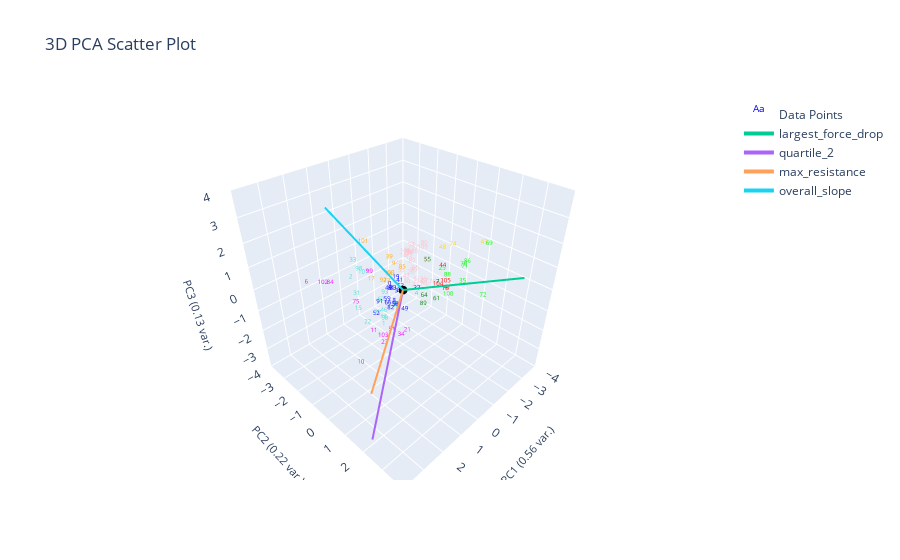

The code cell stored with this chart in its notebook:
### Markdown cell above
# Nearest Centroid
- Each class is represented by it's centroid, with test sample classified to the class with the nearest centroid

### Code cell
from sklearn.neighbors import NearestCentroid

X = plotting.extract_numerical_features(marions_labeled_data).values.tolist()
y = marions_labeled_data[f'{ylabel_name}_nums'].values.tolist()
clf = NearestCentroid()
clf.fit(X,y)
predictions = pd.Series(clf.predict(clustering_features.values))

plotting.plot_clusters_seperately(predictions, curve_data, ylabel_name, 
                                  clustering_method="Nearest Centroid", 
                                  cluster_category_names=list(ylabel_to_cluster_num.keys()),
                                  )
plotting.plot_pca(clustering_features, predictions, 3, 
                  graph_title=f'',
                  ylabel_name=ylabel_name,)

### Figure 1 — Plotly figure (JSON) as saved in the notebook; plotly's stock layout.template omitted (floating-point values rounded to 4 significant figures)
{"data": [{"mode": "text", "name": "Data Points", "text": ["0", "1", "2", "3", "4", "5", "6", "7", "8", "9", "10", "11", "12", "13", "14", "15", "16", "17", "18", "19", "20", "21", "22", "23", "24", "25", "26", "27", "28", "29", "30", "31", "32", "33", "34", "35", "36", "37", "38", "39", "40", "41", "42", "43", "44", "45", "46", "47", "48", "49", "50", "51", "52", "53", "54", "55", "56", "57", "58", "59", "60", "61", "62", "63", "64", "65", "66", "67", "68", "69", "70", "71", "72", "73", "74", "75", "76", "77", "78", "79", "80", "81", "82", "83", "84", "85", "86", "87", "88", "89", "90", "91", "92", "93", "94", "95", "96", "97", "98", "99", "100", "101", "102", "103", "104", "105", "106", "107", "108", "109"], "textfont": {"color": ["blue", "turquoise", "turquoise", "blue", "turquoise", "pink", "magenta", "green", "blue", "orange", "magenta", "magenta", "pink", "pink", "pink", "turquoise", "turquoise", "orange", "red", "blue", "pink", "magenta", "turquoise", "magenta", "pink", "lime", "blue", "pink", "blue", "pink", "pink", "turquoise", "turquoise", "turquoise", "magenta", "lime", "pink", "blue", "pink", "orange", "blue", "blue", "pink", "gold", "red", "blue", "turquoise", "red", "gold", "blue", "turquoise", "magenta", "blue", "blue", "orange", "green", "pink", "pink", "blue", "blue", "pink", "green", "turquoise", "orange", "green", "pink", "blue", "pink", "magenta", "lime", "pink", "lime", "lime", "orange", "gold", "magenta", "lime", "turquoise", "pink", "pink", "pink", "blue", "blue", "blue", "magenta", "orange", "lime", "pink", "lime", "green", "pink", "blue", "orange", "turquoise", "blue", "pink", "pink", "pink", "turquoise", "magenta", "lime", "orange", "magenta", "magenta", "red", "red", "magenta", "turquoise", "pink", "pink"], "size": 6}, "type": "scatter3d", "x": [0.1069, 1.307, 1.882, 0.08855, 0.1008, -0.6943, 3.87, -1.034, 0.4724, -0.4262, 2.762, 1.729, -0.3949, -1.295, -1.42, 2.074, 1.085, 1.094, -0.9038, -0.4543, -0.5015, 1.804, 1.823, 1.687, -1.783, -0.4885, 0.0483, -0.4145, 0.02365, -0.7049, -0.4225, 1.924, 0.4827, 1.499, 1.618, -1.089, -0.7688, -0.2397, -1.963, -0.2933, 0.1374, -0.3212, -0.3019, -3.082, -1.314, 0.1456, 0.9788, -0.8244, -2.432, 0.5851, 1.229, 1.276, 1.129, -0.3161, -0.01291, -1.77, -0.5497, -2.218, 0.4914, 0.4707, -0.407, -0.3469, 1.051, -0.1375, -0.5366, -1.339, 0.6556, -0.5769, 4.05, -2.959, -0.5886, -1.428, -0.7535, 0.3433, -2.591, 1.989, -1.665, 1.377, -1.778, -1.57, -2.445, 0.1057, 0.6571, 0.1911, 2.927, -0.5929, -1.864, -1.497, -1.073, -0.04769, -1.698, 0.7771, 0.4929, 0.9513, 0.4256, -1.23, -1.731, -2.042, 1.327, 1.722, 0.07606, 0.7614, 3.255, 1.86, -0.686, -0.7266, 4.537, 1.151, -1.634, -2.227], "y": [-0.6298, 0.2749, -0.7333, -0.2756, 0.7944, -0.01294, -0.3933, 0.8306, -0.009526, -0.9477, 0.6396, 0.1925, 0.4979, -0.9567, -1.409, -0.1692, 0.05834, -0.5477, 1.333, -0.8494, -0.06852, 1.978, -0.002634, 0.7371, -1.411, 1.458, 0.008778, 0.2586, 0.06869, -0.9685, -0.2294, -0.4291, 0.07809, -1.037, 1.527, 1.947, 0.3321, 0.4983, -1.277, -1.049, -0.6626, -0.5362, -0.1365, 1.344, 0.8022, -0.01286, -0.04236, 1.456, -0.1739, 0.6712, 0.2719, 0.6758, -0.3115, -0.4576, -0.7809, -0.3738, -0.6513, -1.714, 0.0766, -0.3951, 0.7003, 1.369, -0.09368, -0.792, 0.6089, -0.6324, -0.1525, 0.577, 0.1276, 1.665, 0.9449, 1.714, 3.089, -0.5348, 0.2207, -0.3941, 1.513, 0.0622, -1.382, -1.388, -1.187, -0.5771, -0.007015, -0.3523, -0.4909, -0.6358, 1.521, -0.9787, 1.249, 1.012, -0.34, -0.5163, -0.5763, 0.01131, 0.06975, -0.618, -1.45, -1.35, -0.9446, 0.1143, 2.253, -1.328, -0.4159, 0.8676, 1.154, 1.461, -0.8462, -0.9081, -1.498, -1.07], "z": [-0.3217, -1.092, 0.8114, -0.4891, -0.04487, -0.2108, 1.757, -0.06899, -0.6168, 0.2196, -1.781, -1.206, 0.1211, 0.1148, -0.06085, -0.1794, -1.021, 0.434, -0.06642, -0.3913, 0.2022, -0.02612, -0.8546, -1.47, -0.101, 1.096, -0.4017, -0.1758, -0.3249, 0.1301, -0.28, 0.2715, -0.7751, 1.211, -0.6311, 0.4924, -0.06998, -0.139, -0.03722, 0.5477, -0.5293, -0.3256, 0.06793, 1.041, 0.5325, -0.3413, -0.8067, 0.09092, 0.4368, -0.5642, -0.8624, -1.137, -1.039, -0.5625, 0.01858, 0.05406, -0.02932, 0.001082, -0.7294, -0.746, 0.08153, -0.2207, -0.2888, -0.006126, -0.5709, -0.2569, -0.698, 0.07507, 0.6598, 1.166, 0.2023, 0.8667, 0.644, -0.02338, 0.6881, -0.05514, 0.7491, -0.6334, -0.0221, 0.009237, 0.2127, -0.5233, -0.8509, -0.3494, 1.216, 0.126, 0.789, -0.1742, 0.434, -0.4761, 0.05313, -0.7736, 0.05466, 0.04478, -0.7669, -0.2994, 0.04439, 0.09518, 0.7953, 1.372, 0.6741, 1.556, 1.418, -0.9399, 0.1623, 0.4409, 3.389, 0.5832, 0.03448, 0.1501]}, {"marker": {"color": "black", "size": 3}, "mode": "markers", "name": "Origin", "showlegend": false, "type": "scatter3d", "x": [0], "y": [0], "z": [0]}, {"line": {"width": 4}, "mode": "lines+text", "name": "largest_force_drop", "textposition": "top center", "type": "scatter3d", "x": [0, -2.429], "y": [0, 6.017], "z": [0, 2.519]}, {"line": {"width": 4}, "mode": "lines+text", "name": "quartile_2", "textposition": "top center", "type": "scatter3d", "x": [0, 3.797], "y": [0, 2.324], "z": [0, -3.177]}, {"line": {"width": 4}, "mode": "lines+text", "name": "max_resistance", "textposition": "top center", "type": "scatter3d", "x": [0, 3.878], "y": [0, 2.504], "z": [0, -0.705]}, {"line": {"width": 4}, "mode": "lines+text", "name": "overall_slope", "textposition": "top center", "type": "scatter3d", "x": [0, 3.694], "y": [0, -1.061], "z": [0, 5.662]}], "layout": {"autosize": true, "scene": {"aspectmode": "cube", "xaxis": {"range": [-4, 4], "title": {"font": {"size": 11}, "text": "PC1 (0.56 var.)"}}, "yaxis": {"range": [-4, 4], "title": {"font": {"size": 11}, "text": "PC2 (0.22 var.)"}}, "zaxis": {"range": [-4, 4], "title": {"font": {"size": 11}, "text": "PC3 (0.13 var.)"}}}, "title": {"text": "3D PCA Scatter Plot"}}}
